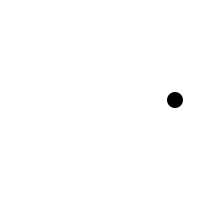
Frame 1 (no input)
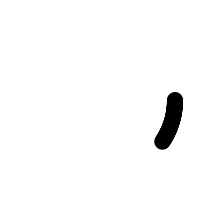
Frame 60 (the mouse pressed at the canvas centre just before this capture)
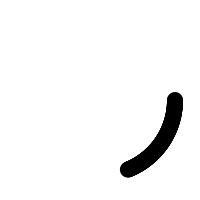
Frame 120 (the mouse held since frame 60 and released just before this capture)

The Processing sketch that drew these frames (run headless with seeded random() and noise(); from frame 60 on, the mouse is pressed at the canvas centre):

// Processing sketch: sketch_9_polar_coordinates
// ── sketch_9_polar_coordinates.pde
// A Polar coordinate
float r=75;
float theta=0;
void setup() {
  size(200,200);
  background(255);
  smooth();
}

void draw() {
  // Polar to Cartesian conversion
  float x=r * cos(theta);
  float y=r * sin(theta);
  // Draw an ellipse at x,y
  noStroke();
  fill(0);
  ellipse(x + width/2, y+height/2, 16, 16); // Adjust for center of window
  // Increment the angle
  theta +=0.01;
}
